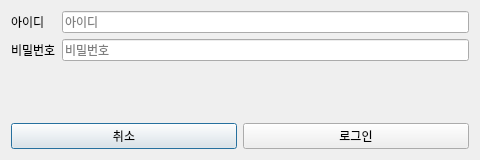
<?xml version="1.0" encoding="UTF-8"?>
<ui version="4.0">
 <class>Login</class>
 <widget class="QDialog" name="Login">
  <property name="geometry">
   <rect>
    <x>0</x>
    <y>0</y>
    <width>480</width>
    <height>160</height>
   </rect>
  </property>
  <property name="windowTitle">
   <string>비밀번호로 로그인</string>
  </property>
  <layout class="QVBoxLayout" name="verticalLayout">
   <item>
    <layout class="QFormLayout" name="formLayout">
     <item row="0" column="0">
      <widget class="QLabel" name="lblId">
       <property name="text">
        <string>아이디</string>
       </property>
      </widget>
     </item>
     <item row="0" column="1">
      <widget class="QLineEdit" name="editId">
       <property name="placeholderText">
        <string>아이디</string>
       </property>
      </widget>
     </item>
     <item row="1" column="0">
      <widget class="QLabel" name="lblPw">
       <property name="text">
        <string>비밀번호</string>
       </property>
      </widget>
     </item>
     <item row="1" column="1">
      <widget class="QLineEdit" name="editPw">
       <property name="echoMode">
        <enum>QLineEdit::Password</enum>
       </property>
       <property name="placeholderText">
        <string>비밀번호</string>
       </property>
      </widget>
     </item>
    </layout>
   </item>
   <item>
    <layout class="QHBoxLayout" name="horizontalLayout">
     <item>
      <widget class="QPushButton" name="btnCancel">
       <property name="text">
        <string>취소</string>
       </property>
      </widget>
     </item>
     <item>
      <widget class="QPushButton" name="btnOk">
       <property name="text">
        <string>로그인</string>
       </property>
      </widget>
     </item>
    </layout>
   </item>
  </layout>
 </widget>
 <resources/>
 <connections/>
</ui>
